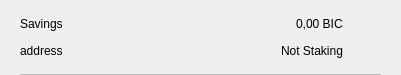
<?xml version="1.0" encoding="UTF-8"?>
<ui version="4.0">
 <class>CSRow</class>
 <widget class="QWidget" name="CSRow">
  <property name="geometry">
   <rect>
    <x>0</x>
    <y>0</y>
    <width>401</width>
    <height>75</height>
   </rect>
  </property>
  <property name="windowTitle">
   <string>Form</string>
  </property>
  <layout class="QVBoxLayout" name="verticalLayout">
   <property name="spacing">
    <number>0</number>
   </property>
   <property name="leftMargin">
    <number>20</number>
   </property>
   <property name="topMargin">
    <number>10</number>
   </property>
   <property name="rightMargin">
    <number>20</number>
   </property>
   <property name="bottomMargin">
    <number>0</number>
   </property>
   <item>
    <widget class="QWidget" name="info" native="true">
     <property name="minimumSize">
      <size>
       <width>0</width>
       <height>0</height>
      </size>
     </property>
     <layout class="QHBoxLayout" name="horizontalLayout_3">
      <property name="leftMargin">
       <number>0</number>
      </property>
      <property name="topMargin">
       <number>0</number>
      </property>
      <property name="rightMargin">
       <number>0</number>
      </property>
      <property name="bottomMargin">
       <number>10</number>
      </property>
      <item>
       <widget class="QWidget" name="container" native="true">
        <property name="minimumSize">
         <size>
          <width>0</width>
          <height>0</height>
         </size>
        </property>
        <layout class="QVBoxLayout" name="verticalLayout_2">
         <property name="spacing">
          <number>0</number>
         </property>
         <property name="leftMargin">
          <number>0</number>
         </property>
         <property name="topMargin">
          <number>0</number>
         </property>
         <property name="rightMargin">
          <number>0</number>
         </property>
         <property name="bottomMargin">
          <number>0</number>
         </property>
         <item>
          <layout class="QHBoxLayout" name="horizontalLayout">
           <item>
            <widget class="QLabel" name="labelName">
             <property name="text">
              <string>Savings</string>
             </property>
            </widget>
           </item>
           <item>
            <spacer name="horizontalSpacer">
             <property name="orientation">
              <enum>Qt::Horizontal</enum>
             </property>
             <property name="sizeHint" stdset="0">
              <size>
               <width>40</width>
               <height>20</height>
              </size>
             </property>
            </spacer>
           </item>
           <item>
            <widget class="QLabel" name="labelAmount">
             <property name="text">
              <string>0,00 BIC</string>
             </property>
            </widget>
           </item>
          </layout>
         </item>
         <item>
          <layout class="QHBoxLayout" name="horizontalLayout_2">
           <item>
            <widget class="QLabel" name="labelAddress">
             <property name="text">
              <string>address</string>
             </property>
            </widget>
           </item>
           <item>
            <spacer name="horizontalSpacer_2">
             <property name="orientation">
              <enum>Qt::Horizontal</enum>
             </property>
             <property name="sizeHint" stdset="0">
              <size>
               <width>40</width>
               <height>20</height>
              </size>
             </property>
            </spacer>
           </item>
           <item>
            <widget class="QLabel" name="labelStaking">
             <property name="text">
              <string>Not Staking</string>
             </property>
            </widget>
           </item>
          </layout>
         </item>
        </layout>
       </widget>
      </item>
      <item alignment="Qt::AlignHCenter|Qt::AlignVCenter">
       <widget class="QPushButton" name="pushButtonMenu">
        <property name="minimumSize">
         <size>
          <width>24</width>
          <height>24</height>
         </size>
        </property>
        <property name="maximumSize">
         <size>
          <width>32</width>
          <height>32</height>
         </size>
        </property>
        <property name="focusPolicy">
         <enum>Qt::NoFocus</enum>
        </property>
        <property name="styleSheet">
         <string notr="true">border:none; background-color:transparent;</string>
        </property>
        <property name="text">
         <string/>
        </property>
        <property name="icon">
         <iconset>
          <normaloff>://ic-menu-hover</normaloff>://ic-menu-hover</iconset>
        </property>
        <property name="iconSize">
         <size>
          <width>24</width>
          <height>24</height>
         </size>
        </property>
       </widget>
      </item>
     </layout>
    </widget>
   </item>
   <item>
    <widget class="QLabel" name="lblDivisory">
     <property name="minimumSize">
      <size>
       <width>0</width>
       <height>1</height>
      </size>
     </property>
     <property name="maximumSize">
      <size>
       <width>16777215</width>
       <height>1</height>
      </size>
     </property>
     <property name="styleSheet">
      <string notr="true">background-color:#bababa;</string>
     </property>
     <property name="text">
      <string/>
     </property>
     <property name="alignment">
      <set>Qt::AlignBottom|Qt::AlignLeading|Qt::AlignLeft</set>
     </property>
    </widget>
   </item>
  </layout>
 </widget>
 <resources/>
 <connections/>
</ui>
